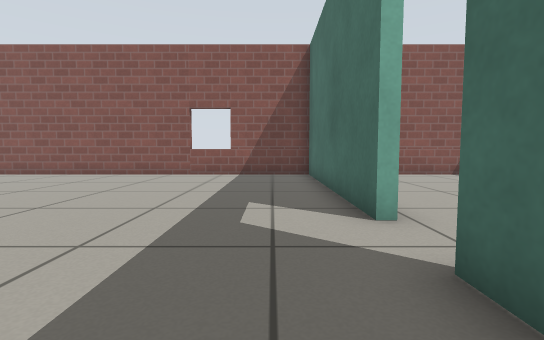
view 1 (above)

24 first-person views from a walk through a Gazebo world. The camera is 0.5 m above the floor, tilts 4° down and sees 85° across. The floor is counted in squares, 0.5 m on a side. Each view is taken from the middle of a square. On the plan, view 1 faces up. The plan holds only what a view shows up to about 12 squares ahead; the rest is blank. Simple patterns stand in for the simulator's built-in surfaces.

view 2
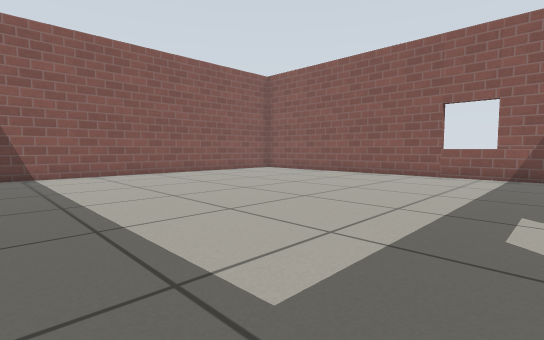

view 3
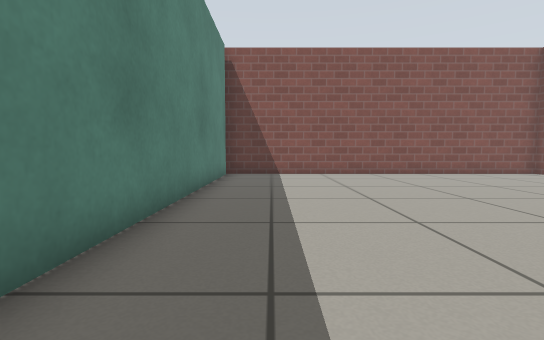

view 4
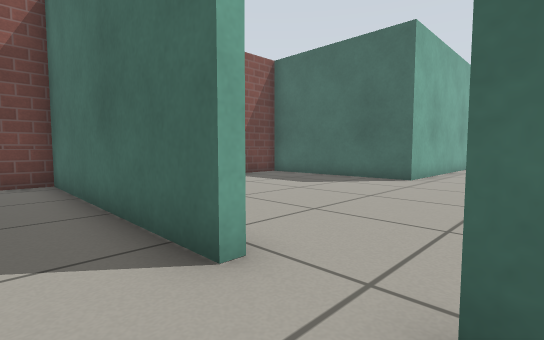

view 5
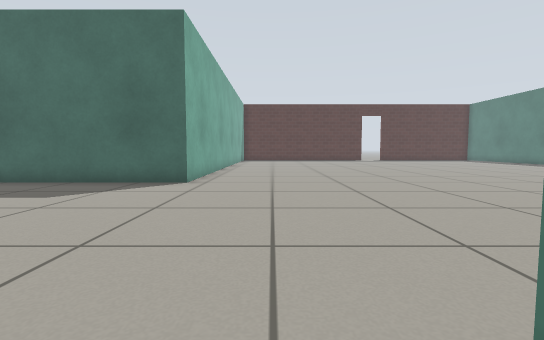

view 6
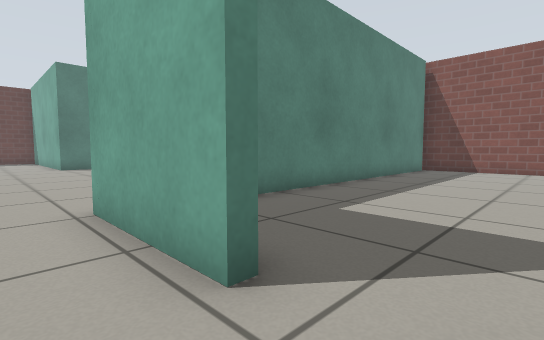

view 7
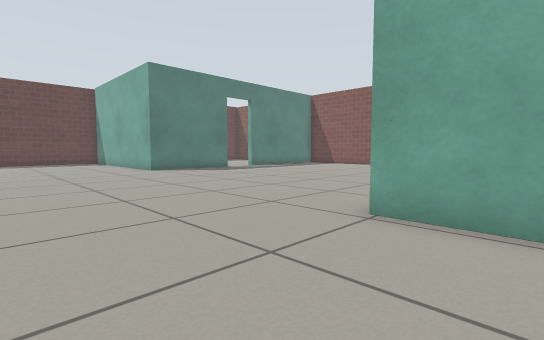

view 8
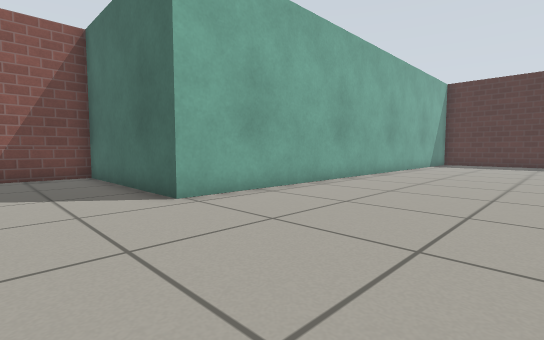

view 9
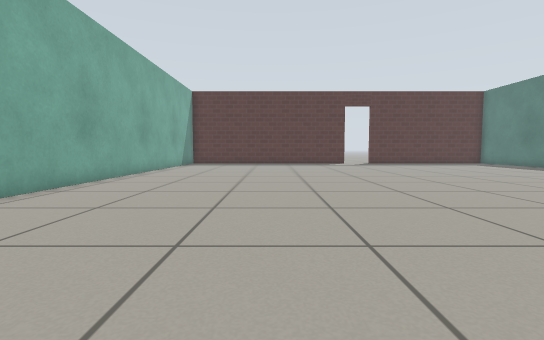

view 10
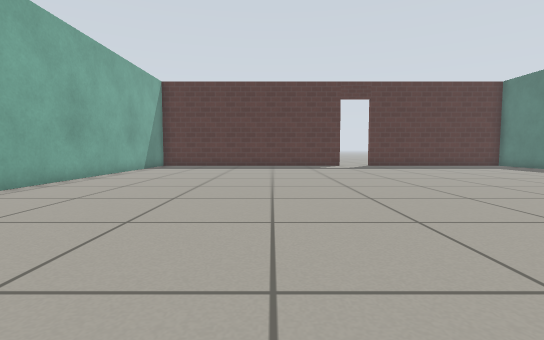

view 11
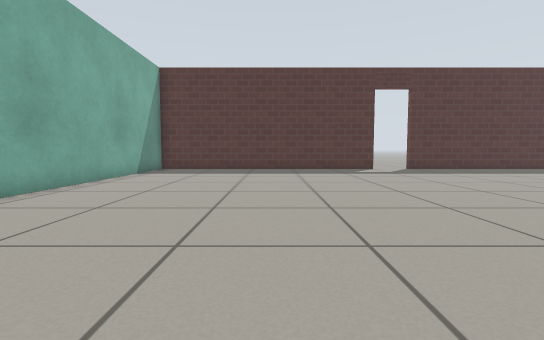

view 12
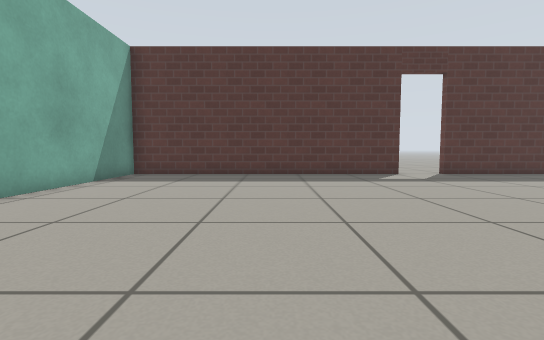

view 13
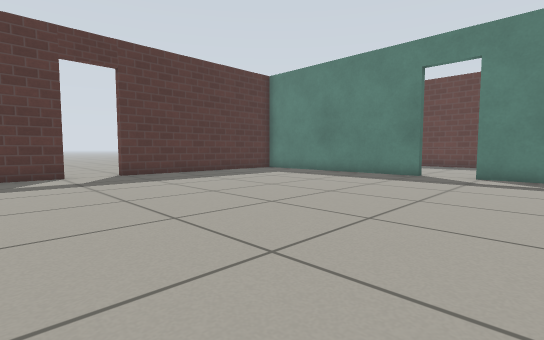

view 14
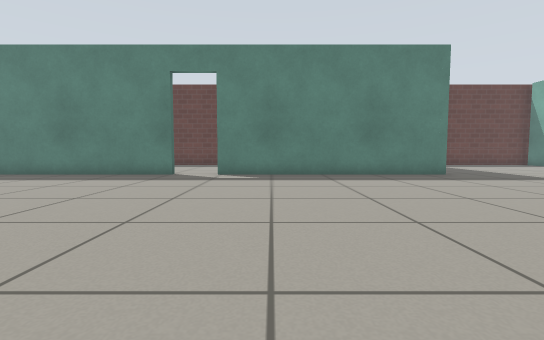

view 15
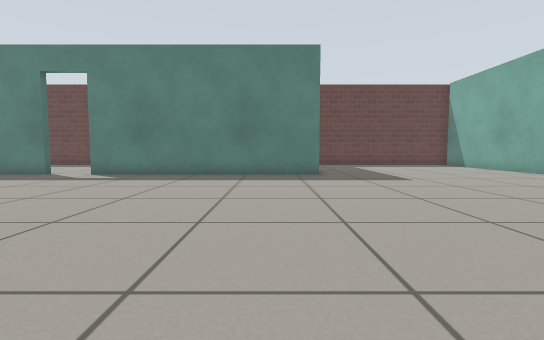

view 16
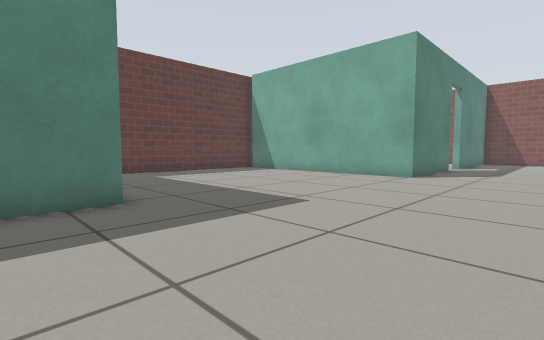

view 17
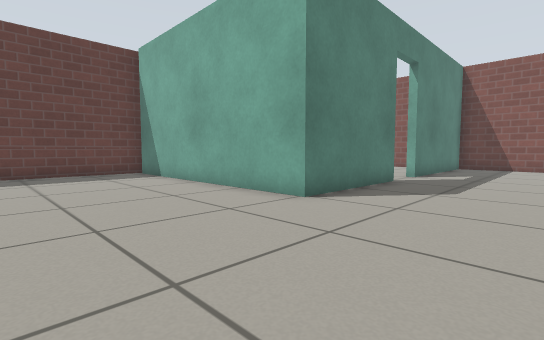

view 18
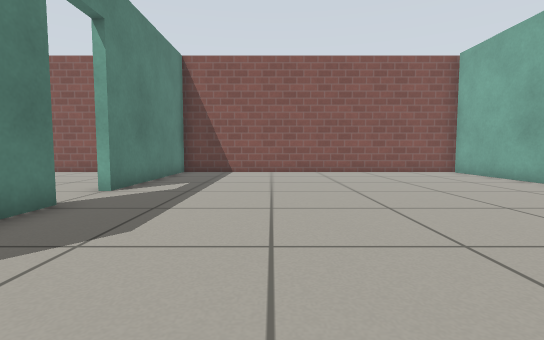

view 19
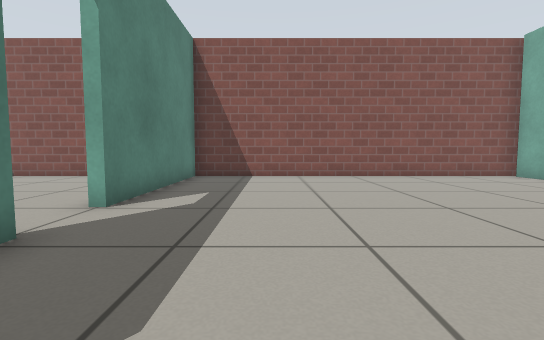

view 20
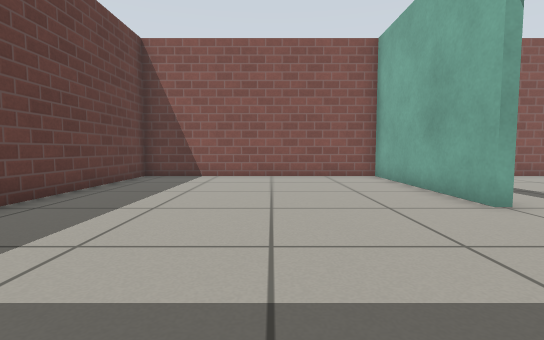

view 21
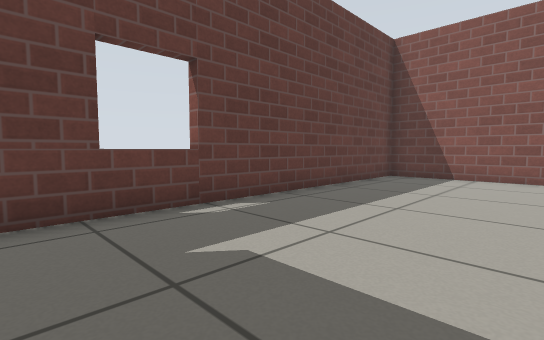

view 22
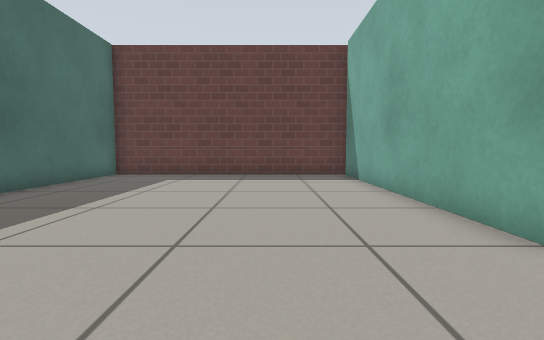

view 23
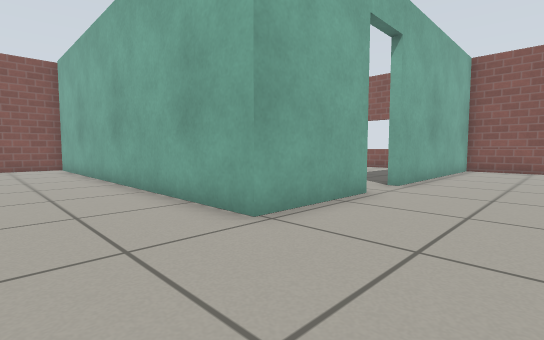

view 24
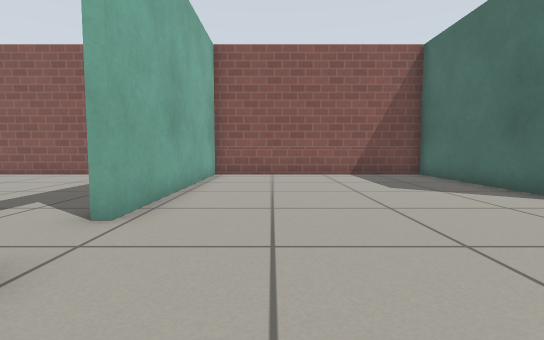

### Floor plan
Points are (right, up) in squares from view 1. A wall is a line through its corners. A room is listed if a view was taken in it or the views show most of it. See-through windows are left out.
Room 1 (views 1, 2, 3, 4, 5)
walls: (1.5, 4.1) (1.5, 11.7) (-12, 11.7) (-12, -1); (-11.8, -0.8) (-1.4, -0.8)
low walls: (1.5, 1.5) (1.5, 2.3)
ways out: open door at (2, 3.5) to room 2
Room 2 (views 6, 7, 8, 9, 10, 11, 12, 13, 14, 15, 16, 17, 18, 19, 22, 23, 24)
walls: (9.1, -14.7) (18.2, -14.7); (1.8, 2.3) (1.8, -1.1) (-11.8, -1.1); (19.9, -14.7) (26.7, -14.7); (-4.4, -12.9) (0.2, -12.9) (0.2, -21.4); (27.9, -5.1) (27.9, 5.5) (9.8, 5.5) (9.8, 11.7) (1.8, 11.7) (1.8, 4.1); (27.9, -11) (27.9, -6.9); (-0.1, -21.7) (9.1, -21.7) (9.1, -16.6); (-12, -1) (-12, -12.9) (-6.1, -12.9)
ways out: open door at (2, 3.5) to room 1; open door at (-5.5, -13) to room 3; open door at (19.5, -15); open door at (28, -6)
Room 3 (views 20, 21)
walls: (-6.1, -13.2) (-12, -13.2) (-12, -21.7) (-0.1, -21.7)
ways out: open door at (-5.5, -13) to room 2

Where each view was taken, in squares from view 1:
view 1: 0 up, 0 right, facing up
view 2: 0 up, 0 right, facing up-left
view 3: 1 up, 0 right, facing left
view 4: 2 up, 0 right, facing up-right
view 5: 3 up, 1 right, facing right
view 6: 4 up, 3 right, facing down-left
view 7: 1 up, 6 right, facing down-left
view 8: 0 up, 7 right, facing up-right
view 9: 0 up, 7 right, facing right
view 10: 1 down, 10 right, facing right
view 11: 0 up, 13 right, facing right
view 12: 0 up, 16 right, facing right
view 13: 3 down, 16 right, facing down-right
view 14: 3 down, 16 right, facing down
view 15: 3 down, 11 right, facing down
view 16: 9 down, 11 right, facing down-left
view 17: 9 down, 5 right, facing down-left
view 18: 9 down, 1 right, facing left
view 19: 10 down, 1 left, facing left
view 20: 17 down, 1 left, facing left
view 21: 17 down, 1 left, facing down-left
view 22: 10 down, 3 right, facing down
view 23: 4 down, 5 right, facing up-left
view 24: 0 up, 4 right, facing up
